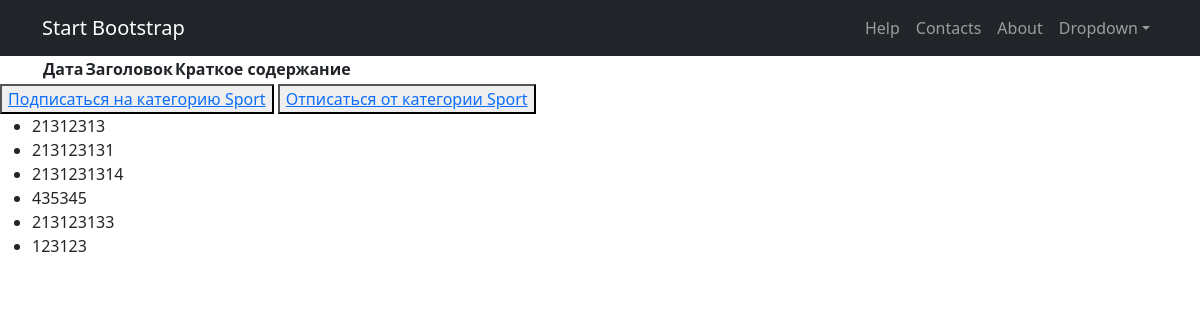
The page /news/category/6 on the database its author committed.
### news3/models.py (models this page shows, shortened)
class Category(models.Model):
    name = models.CharField(max_length=100, db_index=True)  # названия категорий тоже не должны повторяться
    user = models.ManyToManyField(User, 'UsersSubscribed')

class News(models.Model):
    date = models.DateField(auto_now_add=True)
    header = models.CharField(max_length=50, unique=True)
    description = models.TextField(unique=True)
    email = models.EmailField()
    cat = models.ManyToManyField('Category')

### news3/views.py (the view)
# urls.py: path('news/category/<int:pk>', CatsView.as_view(), name='cats'),
class CatsView(DetailView):
    template_name = 'cats.html'
    queryset = Category.objects.all()
    def get_context_data(self, *args, **kwargs):
        context = super().get_context_data(*args, **kwargs)
        context['categories'] = Category.objects.all()
        context['newses'] = News.objects.all()
        context['is_not_subscribers'] = not self.request.user.groups.filter(name='subscribers').exists()
        return context

### templates/cats.html
{% block content %}
{% include 'news_detail.html' %}
    <button> <a href="{% url 'subscribe' category.id  %}"> Подписаться на категорию {{ category.name }} </a> </button>
    <button> <a href="{% url 'unsubscribe' category.id  %}"> Отписаться от категории {{ category.name }} </a> </button>
<ul>
  {% for news in category.news_set.all %}
    <li>{{ news.header }}</li>
  {% empty %}
    <li>В этой категории нет новостей</li>
  {% endfor %}
    {% endblock content %}

### rows shown on the page
Category: name "Sport"
News: header "21312313"
News: header "213123131"
News: header "2131231314"
News: header "435345"
News: header "213123133"
News: header "123123"
